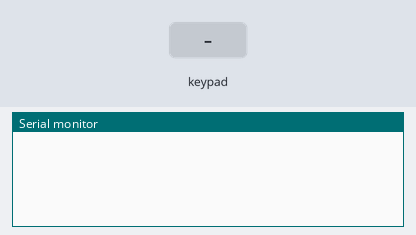
This sketch was run on a simulated Arduino Uno, built with avr-gcc and run on an emulated ATmega328P. Shown: the last lines printed to the serial monitor. Inputs (shaded band) come from the test bench.

Above: at 1.2 s.
1.3 s: key '1' pressed
At 2.3 s:
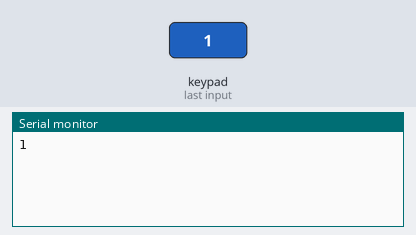
2.8 s: keypad keys 6 7 8 9 # pressed 0.4 s apart
At 4.9 s:
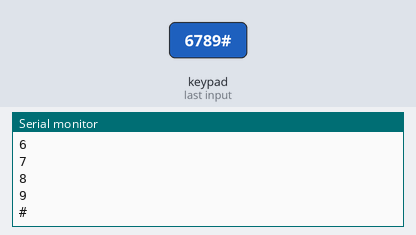
6.3 s: key 'A' pressed
At 7.5 s:
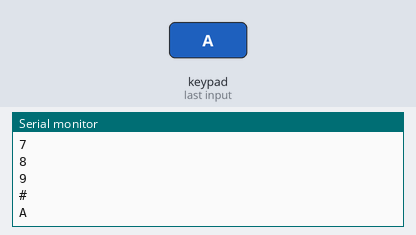
7.8 s: keypad keys 6 7 8 9 * pressed 0.4 s apart
At 10.9 s:
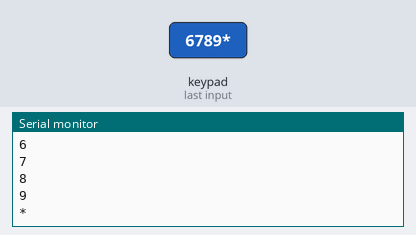
11.3 s: key 'B' pressed
At 12.3 s:
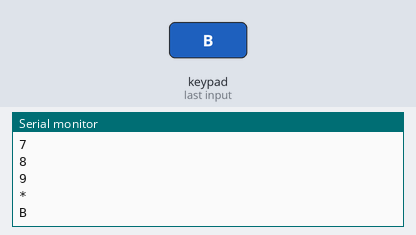
12.8 s: keypad keys 6 7 8 9 D pressed 0.4 s apart
At 14.9 s:
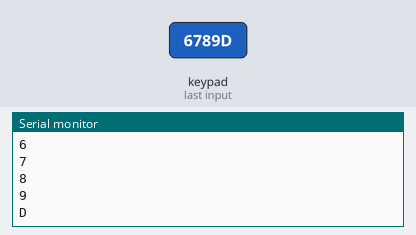
Timing chart, 0 to 16.4 s (numbered marks = the images above; inputs shaded):
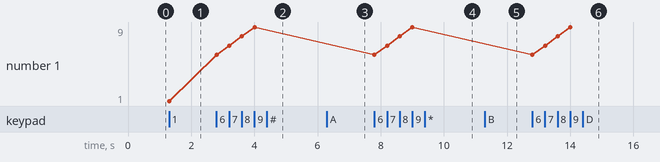

The sketch:

key.ino
```cpp
/**
** keypad
** 腾博科技有限公司
** 淘宝店网址 : http://shop68507353.taobao.com/
**/
#include <Keypad.h>

const byte ROWS = 4;
const byte COLS = 4;
char keys[ROWS][COLS] = {
  {'1','2','3','A'},
  {'4','5','6','B'},
  {'7','8','9','C'},
  {'*','0','#','D'}
};
//byte rowPins[COLS] = {2,3,4,5};
byte rowPins[ROWS] = {6,7,8,9};
byte colPins[COLS] = {5,4,3,2};

Keypad keypad = Keypad( makeKeymap(keys), rowPins, colPins, ROWS, COLS );

void setup(){
  Serial.begin(9600);
}

void loop(){
  char key = keypad.getKey();
  if (key != NO_KEY){
    Serial.println(key);
  }
}
```

Measured:
- after the input at 1.3 s, the serial monitor: prints a new line at once (image 1)
- after the input at 2.8 s, the serial monitor: prints a new line at once (image 2)
- after the input at 6.3 s, the serial monitor: prints a new line at once (image 3)
- after the input at 7.8 s, the serial monitor: prints a new line at once (image 4)
- after the input at 11.3 s, the serial monitor: prints a new line at once (image 5)
- after the input at 12.8 s, the serial monitor: prints a new line at once (image 6)
- plotted number 1: 1 → 9 after the input at 2.8 s
